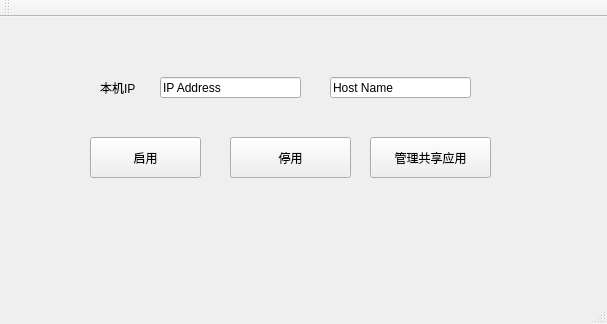
<?xml version="1.0" encoding="UTF-8"?>
<ui version="4.0">
 <class>MainWindow</class>
 <widget class="QMainWindow" name="MainWindow">
  <property name="geometry">
   <rect>
    <x>0</x>
    <y>0</y>
    <width>607</width>
    <height>324</height>
   </rect>
  </property>
  <property name="windowTitle">
   <string>MainWindow</string>
  </property>
  <widget class="QWidget" name="centralWidget">
   <widget class="QLineEdit" name="serverIPAddress">
    <property name="geometry">
     <rect>
      <x>160</x>
      <y>60</y>
      <width>141</width>
      <height>21</height>
     </rect>
    </property>
    <property name="text">
     <string>IP Address</string>
    </property>
    <property name="readOnly">
     <bool>true</bool>
    </property>
   </widget>
   <widget class="QLabel" name="label_2">
    <property name="geometry">
     <rect>
      <x>100</x>
      <y>60</y>
      <width>41</width>
      <height>21</height>
     </rect>
    </property>
    <property name="text">
     <string>本机IP</string>
    </property>
   </widget>
   <widget class="QLineEdit" name="serverHostName">
    <property name="geometry">
     <rect>
      <x>330</x>
      <y>60</y>
      <width>141</width>
      <height>21</height>
     </rect>
    </property>
    <property name="text">
     <string>Host Name</string>
    </property>
    <property name="readOnly">
     <bool>true</bool>
    </property>
   </widget>
   <widget class="QPushButton" name="connectBtn">
    <property name="geometry">
     <rect>
      <x>90</x>
      <y>120</y>
      <width>111</width>
      <height>41</height>
     </rect>
    </property>
    <property name="text">
     <string>启用</string>
    </property>
   </widget>
   <widget class="QPushButton" name="disconnectBtn">
    <property name="geometry">
     <rect>
      <x>230</x>
      <y>120</y>
      <width>121</width>
      <height>41</height>
     </rect>
    </property>
    <property name="text">
     <string>停用</string>
    </property>
   </widget>
   <widget class="QPushButton" name="disconnectBtn_2">
    <property name="geometry">
     <rect>
      <x>370</x>
      <y>120</y>
      <width>121</width>
      <height>41</height>
     </rect>
    </property>
    <property name="text">
     <string>管理共享应用</string>
    </property>
   </widget>
  </widget>
  <widget class="QMenuBar" name="menuBar">
   <property name="geometry">
    <rect>
     <x>0</x>
     <y>0</y>
     <width>607</width>
     <height>23</height>
    </rect>
   </property>
  </widget>
  <widget class="QToolBar" name="mainToolBar">
   <attribute name="toolBarArea">
    <enum>TopToolBarArea</enum>
   </attribute>
   <attribute name="toolBarBreak">
    <bool>false</bool>
   </attribute>
  </widget>
  <widget class="QStatusBar" name="statusBar"/>
 </widget>
 <layoutdefault spacing="6" margin="11"/>
 <resources/>
 <connections/>
</ui>
